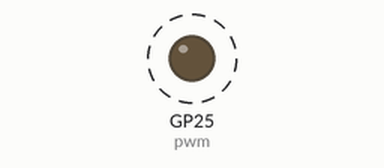
Bench run of a program on a simulated Raspberry Pi Pico running MicroPython. On the bench: output pins drawn as LEDs (lit = HIGH). Dashed ring = blinking.

Above: at 0.05 s.
Timing chart, 0 to 3.3 s (numbered marks = the images above):
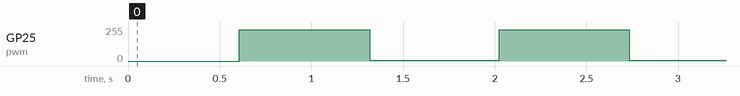

Measured:
- by itself, GP25 (pwm): alternates 233/255 for 0.71 s and 4/255 for 0.71 s

The program:

pwm_led.py
```python
from machine import Pin, PWM
from time import sleep

pwm = PWM(Pin(25))

pwm.freq(60)

while True:
    for duty in range(1000, 60000, 100):
        pwm.duty_u16(duty)
        sleep(0.001)
    sleep(0.1)
    for duty in range(60000, 1000, -100):
        pwm.duty_u16(duty)
        sleep(0.001)
    sleep(0.1)
```
